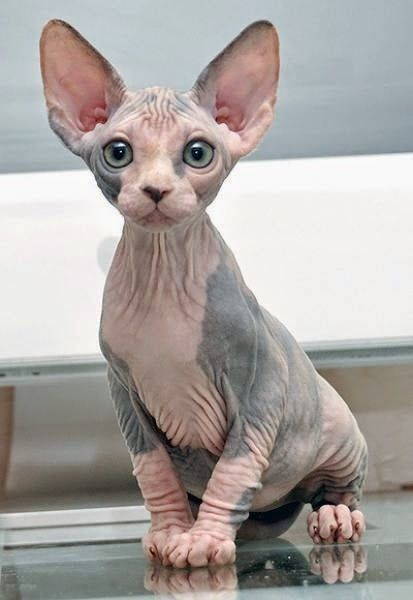
#> input picture 03_rajzfilmesito_program/input.jpg, 413 x 600 px
$ python cartoonize.py
#> lines starting #> are read from the running program, lines starting #| are printed output that depends on the picture; after the words box and inside, x2 and y2 are one past the last pixel; in counts of white or black regions, pixels touching at a corner belong together
#> further down, img is the input picture: shape (600, 413, 3); mean B, G, R 161.1, 164.1, 169.7
# Digitalis kepfeldolgozas
# Harmadik felevkozi beadando feladat

import cv2


def cartoonize(original_img, line, blur):
    # homogenebb kep elokeszitese:
    # median szures vegrehajtasa
#> called with line = 3, blur = 7
    median_img = cv2.medianBlur(original_img, blur)
    cv2.imshow('blurred img', median_img)

    # elkep elokeszitese:
    # elkereses Canny eldetektorral
    gaussian_img = cv2.GaussianBlur(median_img, (5, 5), 2.0)
    canny_img = cv2.Canny(gaussian_img, 200, 700, None, 5, True)
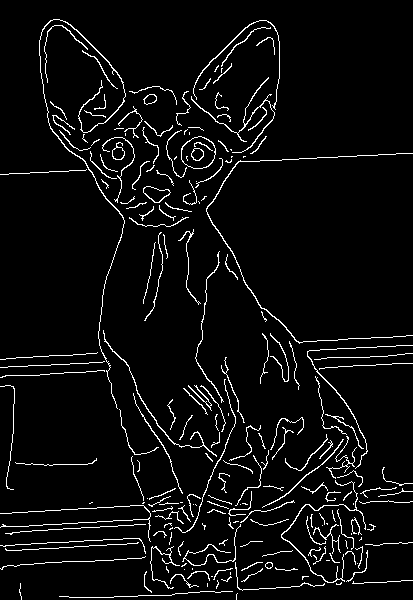
#> canny_img: shape (600, 413); 5% white in thin lines or dots
    # cv2.imshow('canny img', canny_img)

    # elek megvastagitasa morfologiai dilatacioval
    struct_element = cv2.getStructuringElement(cv2.MORPH_ELLIPSE, (line, line))
    canny_img_dilate = cv2.dilate(canny_img, struct_element)
#> canny_img_dilate: shape (600, 413); 13.2% white; 77 white regions (7 under 20 px), largest, box (x1, y1, x2, y2) and area: (149, 344, 413, 592) 7957, (0, 18, 192, 543) 5219, (190, 19, 281, 154) 1956
    cv2.imshow('outline', cv2.bitwise_not(canny_img_dilate))

    # vegeredmeny eloallitasa:
    # elek helyen fekete szinnel helyettesitjuk a kepeket a medianszurt kepen
    # kep csatornakra bontasa
    b, g, r = cv2.split(median_img)

    # elkep negaltjaval logikai ES muvelet vegrehajtasa a szincsatornakon
    canny_img_neg = cv2.bitwise_not(canny_img_dilate)
    b_and = cv2.bitwise_and(b, canny_img_neg)
    g_and = cv2.bitwise_and(g, canny_img_neg)
    r_and = cv2.bitwise_and(r, canny_img_neg)

    # eredmenycsatornak egyesitese
    result = cv2.merge([b_and, g_and, r_and])
    cv2.imshow('result', result)

    cv2.waitKey(0)
    cv2.destroyAllWindows()

    return result


# szines kep beolvasasa:
img = cv2.imread('input.jpg', cv2.IMREAD_COLOR)

one = cartoonize(img, 3, 7)
two = cartoonize(img, 1, 3)
#> in cartoonize (call 2), `canny_img = cv2.Canny(gaussian_img, 200, 700, None, 5, True)`: canny_img: shape (600, 413); 7.4% white in thin lines or dots
three = cartoonize(img, 5, 15)
#> call 3 of cartoonize, with line = 5, blur = 15
#> in cartoonize (call 3), `canny_img = cv2.Canny(gaussian_img, 200, 700, None, 5, True)`: canny_img: shape (600, 413); 3.1% white in thin lines or dots
#> in cartoonize (call 3), `canny_img_dilate = cv2.dilate(canny_img, struct_element)`:
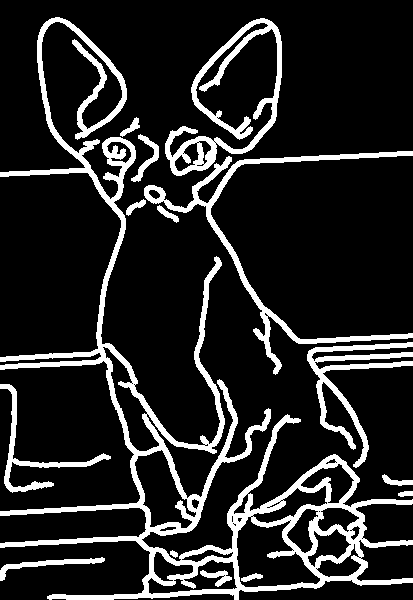
#> canny_img_dilate: shape (600, 413); 14.8% white; 15 white regions, largest, box (x1, y1, x2, y2) and area: (0, 17, 413, 600) 22625, (165, 18, 282, 176) 4020, (144, 151, 413, 375) 4002
#> in cartoonize (call 3), `b, g, r = cv2.split(median_img)`:
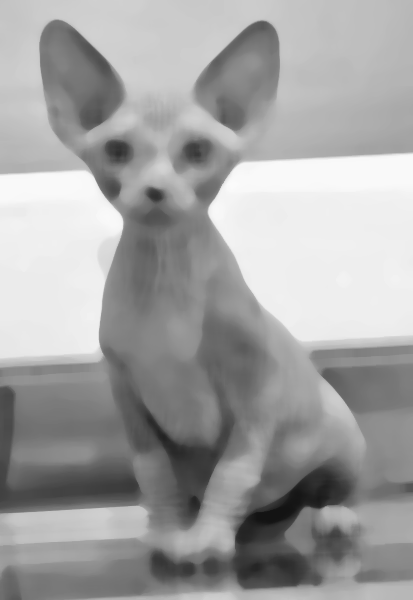
#> b: shape (600, 413); min 19, max 251, mean 162.1
#> in cartoonize (call 3), `b, g, r = cv2.split(median_img)`:
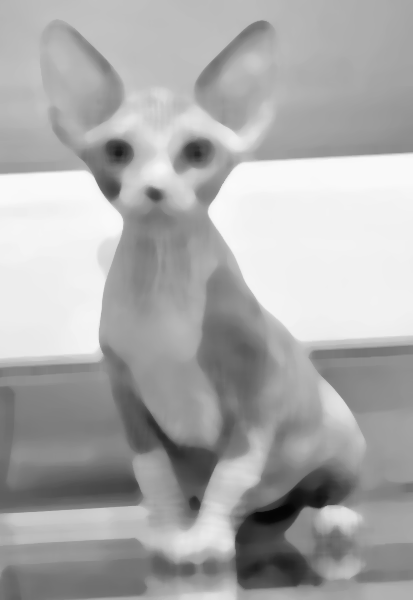
#> r: shape (600, 413); min 4, max 250, mean 170.6
#> in cartoonize (call 3), `b_and = cv2.bitwise_and(b, canny_img_neg)`:
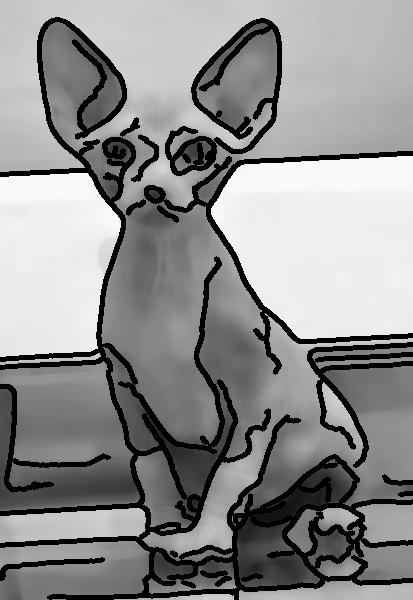
#> b_and: shape (600, 413); min 0, max 251, mean 142.1
#> in cartoonize (call 3), `r_and = cv2.bitwise_and(r, canny_img_neg)`:
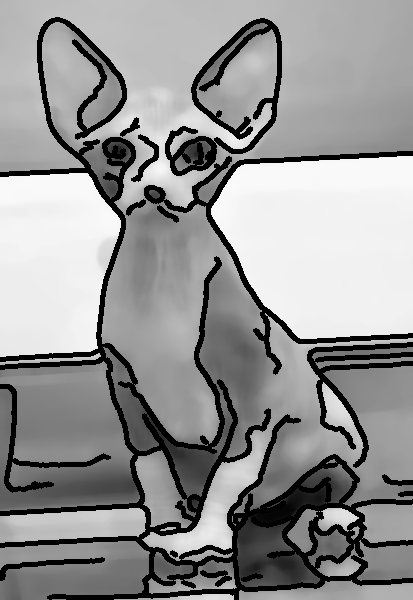
#> r_and: shape (600, 413); min 0, max 250, mean 148.4
#> in cartoonize (call 3), `result = cv2.merge([b_and, g_and, r_and])`:
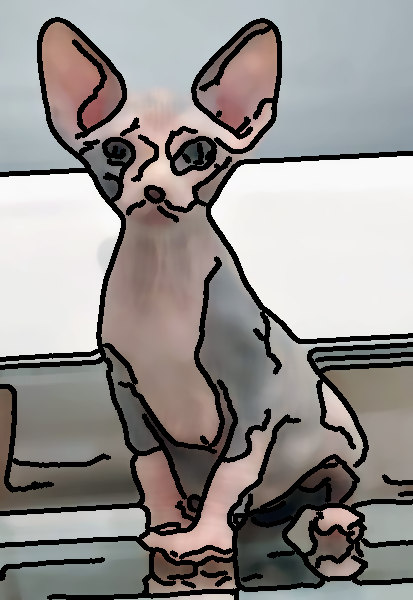
#> result: shape (600, 413, 3); mean B, G, R 142.1, 144.4, 148.4

cv2.imwrite('output.jpg', two)
